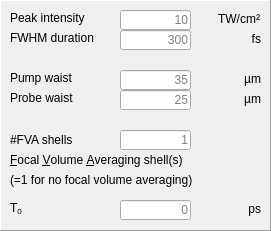
   <widget class="QFrame" name="frame_2">
    <property name="geometry">
     <rect>
      <x>240</x>
      <y>30</y>
      <width>271</width>
      <height>231</height>
     </rect>
    </property>
    <property name="frameShape">
     <enum>QFrame::Panel</enum>
    </property>
    <property name="frameShadow">
     <enum>QFrame::Raised</enum>
    </property>
    <property name="lineWidth">
     <number>1</number>
    </property>
    <widget class="QLabel" name="label_12">
     <property name="geometry">
      <rect>
       <x>10</x>
       <y>30</y>
       <width>101</width>
       <height>16</height>
      </rect>
     </property>
     <property name="toolTip">
      <string>&lt;html&gt;&lt;head/&gt;&lt;body&gt;&lt;p&gt;Pulse duration, Full width at half max.&lt;/p&gt;&lt;p&gt;You are allowed to use scientific notation. E.g. setting the duration to 1e6 fs would set the pulse duration to 1 ns, and you would be simulating adiabatic alignment.&lt;/p&gt;&lt;p&gt;When doing so, it is very advantageous to lower the basis size drastically.&lt;/p&gt;&lt;/body&gt;&lt;/html&gt;</string>
     </property>
     <property name="text">
      <string>FWHM duration</string>
     </property>
    </widget>
    <widget class="QLineEdit" name="pulseDuration">
     <property name="geometry">
      <rect>
       <x>120</x>
       <y>30</y>
       <width>71</width>
       <height>20</height>
      </rect>
     </property>
     <property name="toolTip">
      <string>&lt;html&gt;&lt;head/&gt;&lt;body&gt;&lt;p&gt;Pulse duration, Full width at half max.&lt;/p&gt;&lt;p&gt;You are allowed to use scientific notation. E.g. setting the duration to 1e6 fs would set the pulse duration to 1 ns, and you would be simulating adiabatic alignment.&lt;/p&gt;&lt;p&gt;When doing so, it is very advantageous to lower the basis size drastically.&lt;/p&gt;&lt;/body&gt;&lt;/html&gt;</string>
     </property>
     <property name="text">
      <string/>
     </property>
     <property name="alignment">
      <set>Qt::AlignRight|Qt::AlignTrailing|Qt::AlignVCenter</set>
     </property>
     <property name="placeholderText">
      <string>300</string>
     </property>
    </widget>
    <widget class="QLabel" name="label_13">
     <property name="geometry">
      <rect>
       <x>240</x>
       <y>30</y>
       <width>21</width>
       <height>16</height>
      </rect>
     </property>
     <property name="text">
      <string>fs</string>
     </property>
     <property name="alignment">
      <set>Qt::AlignBottom|Qt::AlignRight|Qt::AlignTrailing</set>
     </property>
    </widget>
    <widget class="QLabel" name="label_14">
     <property name="geometry">
      <rect>
       <x>10</x>
       <y>10</y>
       <width>101</width>
       <height>16</height>
      </rect>
     </property>
     <property name="toolTip">
      <string>Kick (or pump) pulse</string>
     </property>
     <property name="statusTip">
      <string>Kick pulse intensity</string>
     </property>
     <property name="text">
      <string>Peak intensity</string>
     </property>
    </widget>
    <widget class="QLineEdit" name="pulseIntensity">
     <property name="geometry">
      <rect>
       <x>120</x>
       <y>10</y>
       <width>71</width>
       <height>20</height>
      </rect>
     </property>
     <property name="toolTip">
      <string>Kick (or pump) pulse</string>
     </property>
     <property name="statusTip">
      <string>Kick pulse intensity</string>
     </property>
     <property name="text">
      <string/>
     </property>
     <property name="alignment">
      <set>Qt::AlignRight|Qt::AlignTrailing|Qt::AlignVCenter</set>
     </property>
     <property name="placeholderText">
      <string>10</string>
     </property>
    </widget>
    <widget class="QLabel" name="label_15">
     <property name="geometry">
      <rect>
       <x>190</x>
       <y>10</y>
       <width>70</width>
       <height>16</height>
      </rect>
     </property>
     <property name="text">
      <string>TW/cm²</string>
     </property>
     <property name="alignment">
      <set>Qt::AlignBottom|Qt::AlignRight|Qt::AlignTrailing</set>
     </property>
    </widget>
    <widget class="QLineEdit" name="pumpWaist">
     <property name="geometry">
      <rect>
       <x>120</x>
       <y>70</y>
       <width>71</width>
       <height>20</height>
      </rect>
     </property>
     <property name="toolTip">
      <string>&lt;html&gt;&lt;head/&gt;&lt;body&gt;&lt;p&gt;Spot size of the pump (or kick) pulse&lt;/p&gt;&lt;/body&gt;&lt;/html&gt;</string>
     </property>
     <property name="text">
      <string/>
     </property>
     <property name="alignment">
      <set>Qt::AlignRight|Qt::AlignTrailing|Qt::AlignVCenter</set>
     </property>
     <property name="placeholderText">
      <string>35</string>
     </property>
    </widget>
    <widget class="QLabel" name="label_17">
     <property name="geometry">
      <rect>
       <x>10</x>
       <y>70</y>
       <width>101</width>
       <height>16</height>
      </rect>
     </property>
     <property name="toolTip">
      <string>&lt;html&gt;&lt;head/&gt;&lt;body&gt;&lt;p&gt;Spot size of the pump (or kick) pulse&lt;/p&gt;&lt;/body&gt;&lt;/html&gt;</string>
     </property>
     <property name="text">
      <string>Pump waist</string>
     </property>
    </widget>
    <widget class="QLabel" name="label_18">
     <property name="geometry">
      <rect>
       <x>240</x>
       <y>70</y>
       <width>21</width>
       <height>16</height>
      </rect>
     </property>
     <property name="text">
      <string>µm</string>
     </property>
     <property name="alignment">
      <set>Qt::AlignBottom|Qt::AlignRight|Qt::AlignTrailing</set>
     </property>
    </widget>
    <widget class="QLabel" name="label_19">
     <property name="geometry">
      <rect>
       <x>10</x>
       <y>90</y>
       <width>101</width>
       <height>16</height>
      </rect>
     </property>
     <property name="toolTip">
      <string>Spot size of the probe pulse</string>
     </property>
     <property name="text">
      <string>Probe waist</string>
     </property>
    </widget>
    <widget class="QLineEdit" name="probeWaist">
     <property name="geometry">
      <rect>
       <x>120</x>
       <y>90</y>
       <width>71</width>
       <height>20</height>
      </rect>
     </property>
     <property name="toolTip">
      <string>Spot size of the probe pulse</string>
     </property>
     <property name="text">
      <string/>
     </property>
     <property name="maxLength">
      <number>8</number>
     </property>
     <property name="alignment">
      <set>Qt::AlignRight|Qt::AlignTrailing|Qt::AlignVCenter</set>
     </property>
     <property name="placeholderText">
      <string>25</string>
     </property>
    </widget>
    <widget class="QLabel" name="label_20">
     <property name="geometry">
      <rect>
       <x>240</x>
       <y>90</y>
       <width>21</width>
       <height>16</height>
      </rect>
     </property>
     <property name="text">
      <string>µm</string>
     </property>
     <property name="alignment">
      <set>Qt::AlignBottom|Qt::AlignRight|Qt::AlignTrailing</set>
     </property>
    </widget>
    <widget class="QLabel" name="label_21">
     <property name="geometry">
      <rect>
       <x>10</x>
       <y>150</y>
       <width>211</width>
       <height>20</height>
      </rect>
     </property>
     <property name="text">
      <string>&lt;html&gt;&lt;head/&gt;&lt;body&gt;&lt;p&gt;&lt;span style=&quot; text-decoration: underline;&quot;&gt;F&lt;/span&gt;ocal &lt;span style=&quot; text-decoration: underline;&quot;&gt;V&lt;/span&gt;olume &lt;span style=&quot; text-decoration: underline;&quot;&gt;A&lt;/span&gt;veraging shell(s)&lt;/p&gt;&lt;/body&gt;&lt;/html&gt;</string>
     </property>
    </widget>
    <widget class="QLabel" name="label_22">
     <property name="geometry">
      <rect>
       <x>10</x>
       <y>170</y>
       <width>230</width>
       <height>20</height>
      </rect>
     </property>
     <property name="text">
      <string>(=1 for no focal volume averaging)</string>
     </property>
    </widget>
    <widget class="QLineEdit" name="Nshells">
     <property name="geometry">
      <rect>
       <x>120</x>
       <y>130</y>
       <width>71</width>
       <height>20</height>
      </rect>
     </property>
     <property name="toolTip">
      <string>Number of focal volume iso intensity shells to average traces over</string>
     </property>
     <property name="text">
      <string/>
     </property>
     <property name="maxLength">
      <number>3</number>
     </property>
     <property name="alignment">
      <set>Qt::AlignRight|Qt::AlignTrailing|Qt::AlignVCenter</set>
     </property>
     <property name="placeholderText">
      <string>1</string>
     </property>
    </widget>
    <widget class="QLabel" name="label_30">
     <property name="geometry">
      <rect>
       <x>10</x>
       <y>130</y>
       <width>80</width>
       <height>20</height>
      </rect>
     </property>
     <property name="toolTip">
      <string>Number of focal volume iso intensity shells to average traces over</string>
     </property>
     <property name="text">
      <string>#FVA shells</string>
     </property>
    </widget>
    <widget class="QLineEdit" name="t0">
     <property name="geometry">
      <rect>
       <x>120</x>
       <y>200</y>
       <width>71</width>
       <height>20</height>
      </rect>
     </property>
     <property name="toolTip">
      <string>Kick pulse time</string>
     </property>
     <property name="text">
      <string/>
     </property>
     <property name="alignment">
      <set>Qt::AlignRight|Qt::AlignTrailing|Qt::AlignVCenter</set>
     </property>
     <property name="placeholderText">
      <string>0</string>
     </property>
    </widget>
    <widget class="QLabel" name="label_43">
     <property name="geometry">
      <rect>
       <x>10</x>
       <y>200</y>
       <width>101</width>
       <height>16</height>
      </rect>
     </property>
     <property name="toolTip">
      <string>Kick pulse time</string>
     </property>
     <property name="text">
      <string>&lt;html&gt;&lt;head/&gt;&lt;body&gt;&lt;p&gt;T&lt;span style=&quot; vertical-align:sub;&quot;&gt;0&lt;/span&gt;&lt;/p&gt;&lt;/body&gt;&lt;/html&gt;</string>
     </property>
    </widget>
    <widget class="QLabel" name="label_44">
     <property name="geometry">
      <rect>
       <x>240</x>
       <y>200</y>
       <width>21</width>
       <height>16</height>
      </rect>
     </property>
     <property name="text">
      <string>ps</string>
     </property>
     <property name="alignment">
      <set>Qt::AlignBottom|Qt::AlignRight|Qt::AlignTrailing</set>
     </property>
    </widget>
   </widget>
